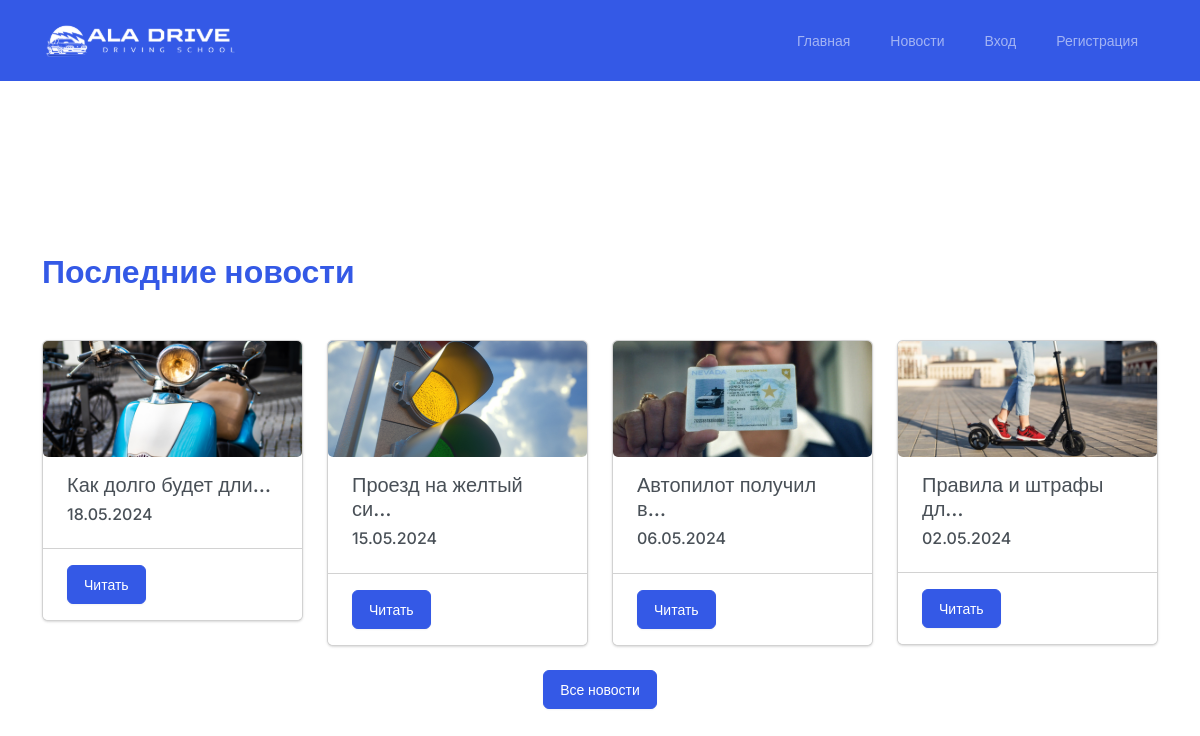
Screenshot of /start/ with the database file from the repository.
### core_app/models.py (models this page shows, shortened)
class Post(models.Model):
    title = models.CharField("Заголовок", max_length=255)
    description = models.TextField("Описание")
    image = models.ImageField("Фото", upload_to="news/images/")
    posted_date = models.DateTimeField("Дата и время публикации", default=datetime.now)
    class Meta:
        verbose_name = "Новость"
        verbose_name_plural = "Новости"

### core_app/views.py (the view)
# urls.py: path('start/', views.start_page, name='start_page'),
def start_page(request):
    last_posts = Post.objects.all().order_by('-posted_date')[:4]
    context = {
        'last_posts': last_posts
    }
    return render(request, "./start.html", context)

### core_app/templates/start.html (shortened to what this page needs)
{% extends './base.html' %}
{% block content %}
<section class="block">
    <div class="container">
        <h1 class="title text-primary mb-5">Последние новости</h1>
        <div class="row mb-4">
            {% for last_post in last_posts %}
            <div class="col-md-3">
                <div class="card">
                    <img src="{{ last_post.image.url }}" alt="{{ last_post.title }}" class="card-img">
                    <div class="card-body">
                        <h5 class="card-title">{{ last_post.title|truncatechars:20 }}</h5>
                        <h6 class="card-title">{{ last_post.posted_date|date:"d.m.Y" }}</h6>
                    </div>
                    <div class="card-footer bg-white">
                        <a href="{% url 'news_detail_page' pk=last_post.pk %}" class="btn btn-primary">Читать</a>
                    </div>
                </div>
            </div>
            {% endfor %}
        </div>
        <div class="text-center">
            <a href="{% url 'news_page' %}" class="btn btn-primary">Все новости</a>
        </div>
    </div>
</section>
{% endblock %}

### core_app/templates/base.html (shortened to what this page needs)
{% load static %}
<!DOCTYPE html>
<html lang="en">
<head>
    <link rel="stylesheet" href="{% static './css/style.css' %}">
    <link rel="stylesheet" href="{% static './css/bootstrap.min.css' %}">
    <link rel="stylesheet" href="{% static './css/tinymce.min.css' %}">
</head>
<body>
    <header class="navbar navbar-expand-lg bg-primary navbar-dark">
        <div class="container">
          <a class="navbar-brand" href="{% url 'start_page' %}"><img class="logo" src="{% static './images/logo.svg' %}" alt="Logo"></a>
          <div class="collapse navbar-collapse" id="navbarSupportedContent">
            <ul class="navbar-nav ms-auto mb-2 mb-lg-0">
              <li class="nav-item">
                <a class="nav-link" href="{% url 'start_page' %}">Главная</a>
              </li>
              <li class="nav-item">
                <a class="nav-link" href="{% url 'news_page' %}">Новости</a>
              </li>
              {% if user.is_authenticated %}
              <li class="nav-item">
                <a class="nav-link" href="{% url 'lessons_page' %}">Уроки</a>
              </li>
              <li class="nav-item">
                <a class="nav-link" href="{% url 'simulator_page' %}">Симулятор</a>
              </li>
              <li class="nav-item dropdown">
                <a class="nav-link dropdown-toggle" href="#" role="button" data-bs-toggle="dropdown" aria-expanded="false">
                  @{{ user.username }}
                </a>
                <ul class="dropdown-menu">
                  {% if user.is_superuser %}
                  <li><a class="dropdown-item" href="/admin/core_app/">Панель администратора</a></li>
                  <li><hr class="dropdown-divider"></li>
                  {% endif %}
                  <li><a class="dropdown-item" href="{% url 'logout_view' %}">Выход</a></li>
                </ul>
              </li>
              {% else %}
              <li class="nav-item">
                <a class="nav-link" href="{% url 'login_view' %}">Вход</a>
              </li>
              <li class="nav-item">
                <a class="nav-link" href="{% url 'register' %}">Регистрация</a>
              </li>
              {% endif %}
            </ul>
          </div>
        </div>
    </header>
    <main class="main">
        {% block content %}
        {% endblock %}
    </main>
</body>
</html>

### core_app/static/css/style.css (style rules this page uses)
* { padding: 0; margin: 0; box-sizing: border-box; font-family: "Inter", sans-serif;; }
.logo { width: 200px; }
.block { padding: 30px 0; min-height: 100vh; display: flex; align-items: center; }
.title { font-size: 32px; font-weight: 700; margin-bottom: 30px; }

### rows the page displays
Post: image (picture), title "Как долго будет дли…", posted_date "18.05.2024"
Post: image (picture), title "Проезд на желтый си…", posted_date "15.05.2024"
Post: image (picture), title "Автопилот получил в…", posted_date "06.05.2024"
Post: image (picture), title "Правила и штрафы дл…", posted_date "02.05.2024"
